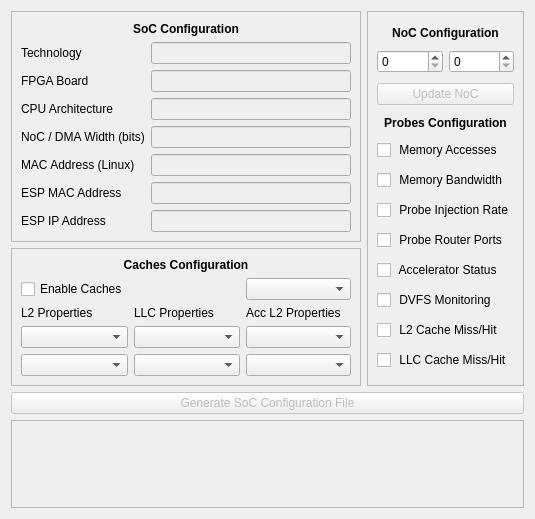
    <widget class="QWidget" name="tab_soc">
     <attribute name="title">
      <string>SoC Configuration</string>
     </attribute>
     <layout class="QGridLayout" name="gridLayout_4">
      <item row="1" column="1" rowspan="2">
       <widget class="QFrame" name="frame_cfg">
        <property name="sizePolicy">
         <sizepolicy hsizetype="Fixed" vsizetype="Minimum">
          <horstretch>0</horstretch>
          <verstretch>0</verstretch>
         </sizepolicy>
        </property>
        <property name="frameShape">
         <enum>QFrame::StyledPanel</enum>
        </property>
        <property name="frameShadow">
         <enum>QFrame::Raised</enum>
        </property>
        <layout class="QGridLayout" name="gridLayout_3">
         <item row="3" column="1" colspan="2">
          <widget class="QLabel" name="label_2">
           <property name="sizePolicy">
            <sizepolicy hsizetype="Minimum" vsizetype="Fixed">
             <horstretch>0</horstretch>
             <verstretch>0</verstretch>
            </sizepolicy>
           </property>
           <property name="minimumSize">
            <size>
             <width>0</width>
             <height>15</height>
            </size>
           </property>
           <property name="font">
            <font>
             <weight>75</weight>
             <bold>true</bold>
            </font>
           </property>
           <property name="text">
            <string>Probes Configuration</string>
           </property>
           <property name="alignment">
            <set>Qt::AlignCenter</set>
           </property>
          </widget>
         </item>
         <item row="1" column="2">
          <widget class="QSpinBox" name="spinBox_nocx"/>
         </item>
         <item row="2" column="1" colspan="2">
          <widget class="QPushButton" name="pushButton_noc">
           <property name="enabled">
            <bool>false</bool>
           </property>
           <property name="text">
            <string>Update NoC</string>
           </property>
          </widget>
         </item>
         <item row="1" column="1">
          <widget class="QSpinBox" name="spinBox_nocy"/>
         </item>
         <item row="5" column="1" colspan="2">
          <widget class="QCheckBox" name="checkBox_probe_mem_band">
           <property name="text">
            <string> Memory Bandwidth</string>
           </property>
          </widget>
         </item>
         <item row="7" column="1" colspan="2">
          <widget class="QCheckBox" name="checkBox_probe_noc_routers">
           <property name="enabled">
            <bool>true</bool>
           </property>
           <property name="text">
            <string> Probe Router Ports</string>
           </property>
          </widget>
         </item>
         <item row="4" column="1" colspan="2">
          <widget class="QCheckBox" name="checkBox_probe_mem">
           <property name="enabled">
            <bool>true</bool>
           </property>
           <property name="text">
            <string> Memory Accesses</string>
           </property>
          </widget>
         </item>
         <item row="0" column="1" colspan="2">
          <widget class="QLabel" name="label_mesh">
           <property name="sizePolicy">
            <sizepolicy hsizetype="Preferred" vsizetype="Fixed">
             <horstretch>0</horstretch>
             <verstretch>0</verstretch>
            </sizepolicy>
           </property>
           <property name="minimumSize">
            <size>
             <width>0</width>
             <height>15</height>
            </size>
           </property>
           <property name="font">
            <font>
             <weight>75</weight>
             <bold>true</bold>
            </font>
           </property>
           <property name="text">
            <string>NoC Configuration</string>
           </property>
           <property name="alignment">
            <set>Qt::AlignCenter</set>
           </property>
          </widget>
         </item>
         <item row="6" column="1" colspan="2">
          <widget class="QCheckBox" name="checkBox_probe_inject">
           <property name="enabled">
            <bool>true</bool>
           </property>
           <property name="text">
            <string> Probe Injection Rate</string>
           </property>
          </widget>
         </item>
         <item row="8" column="1" colspan="2">
          <widget class="QCheckBox" name="checkBox_probe_acc">
           <property name="text">
            <string> Accelerator Status</string>
           </property>
          </widget>
         </item>
         <item row="9" column="1" colspan="2">
          <widget class="QCheckBox" name="checkBox_probe_dvfs">
           <property name="enabled">
            <bool>true</bool>
           </property>
           <property name="text">
            <string> DVFS Monitoring</string>
           </property>
          </widget>
         </item>
         <item row="10" column="1" colspan="2">
          <widget class="QCheckBox" name="checkBox_probe_l2">
           <property name="text">
            <string> L2 Cache Miss/Hit</string>
           </property>
          </widget>
         </item>
         <item row="11" column="1" colspan="2">
          <widget class="QCheckBox" name="checkBox_proble_llc">
           <property name="text">
            <string> LLC Cache Miss/Hit</string>
           </property>
          </widget>
         </item>
        </layout>
       </widget>
      </item>
      <item row="1" column="0">
       <widget class="QFrame" name="frame_status_info">
        <property name="sizePolicy">
         <sizepolicy hsizetype="Minimum" vsizetype="Fixed">
          <horstretch>0</horstretch>
          <verstretch>0</verstretch>
         </sizepolicy>
        </property>
        <property name="frameShape">
         <enum>QFrame::StyledPanel</enum>
        </property>
        <property name="frameShadow">
         <enum>QFrame::Raised</enum>
        </property>
        <layout class="QGridLayout" name="gridLayout_2">
         <item row="13" column="0">
          <widget class="QLabel" name="label_mac">
           <property name="sizePolicy">
            <sizepolicy hsizetype="Fixed" vsizetype="Preferred">
             <horstretch>0</horstretch>
             <verstretch>0</verstretch>
            </sizepolicy>
           </property>
           <property name="text">
            <string>MAC Address (Linux)</string>
           </property>
          </widget>
         </item>
         <item row="6" column="0">
          <widget class="QLabel" name="label_arch">
           <property name="sizePolicy">
            <sizepolicy hsizetype="Fixed" vsizetype="Preferred">
             <horstretch>0</horstretch>
             <verstretch>0</verstretch>
            </sizepolicy>
           </property>
           <property name="text">
            <string>CPU Architecture</string>
           </property>
          </widget>
         </item>
         <item row="17" column="0">
          <widget class="QLabel" name="label_9">
           <property name="text">
            <string>ESP IP Address</string>
           </property>
          </widget>
         </item>
         <item row="1" column="1">
          <widget class="QLineEdit" name="lineEdit_tech">
           <property name="enabled">
            <bool>false</bool>
           </property>
           <property name="sizePolicy">
            <sizepolicy hsizetype="Fixed" vsizetype="Fixed">
             <horstretch>0</horstretch>
             <verstretch>0</verstretch>
            </sizepolicy>
           </property>
           <property name="minimumSize">
            <size>
             <width>200</width>
             <height>0</height>
            </size>
           </property>
           <property name="palette">
            <palette>
             <active>
              <colorrole role="Text">
               <brush brushstyle="SolidPattern">
                <color alpha="255">
                 <red>0</red>
                 <green>0</green>
                 <blue>0</blue>
                </color>
               </brush>
              </colorrole>
             </active>
             <inactive>
              <colorrole role="Text">
               <brush brushstyle="SolidPattern">
                <color alpha="255">
                 <red>0</red>
                 <green>0</green>
                 <blue>0</blue>
                </color>
               </brush>
              </colorrole>
             </inactive>
             <disabled>
              <colorrole role="Text">
               <brush brushstyle="SolidPattern">
                <color alpha="255">
                 <red>0</red>
                 <green>0</green>
                 <blue>0</blue>
                </color>
               </brush>
              </colorrole>
             </disabled>
            </palette>
           </property>
           <property name="font">
            <font>
             <weight>75</weight>
             <bold>true</bold>
            </font>
           </property>
           <property name="alignment">
            <set>Qt::AlignCenter</set>
           </property>
          </widget>
         </item>
         <item row="16" column="1">
          <widget class="QLineEdit" name="lineEdit_espmac">
           <property name="enabled">
            <bool>false</bool>
           </property>
           <property name="sizePolicy">
            <sizepolicy hsizetype="Fixed" vsizetype="Fixed">
             <horstretch>0</horstretch>
             <verstretch>0</verstretch>
            </sizepolicy>
           </property>
           <property name="minimumSize">
            <size>
             <width>200</width>
             <height>0</height>
            </size>
           </property>
           <property name="palette">
            <palette>
             <active>
              <colorrole role="Text">
               <brush brushstyle="SolidPattern">
                <color alpha="255">
                 <red>0</red>
                 <green>0</green>
                 <blue>0</blue>
                </color>
               </brush>
              </colorrole>
             </active>
             <inactive>
              <colorrole role="Text">
               <brush brushstyle="SolidPattern">
                <color alpha="255">
                 <red>0</red>
                 <green>0</green>
                 <blue>0</blue>
                </color>
               </brush>
              </colorrole>
             </inactive>
             <disabled>
              <colorrole role="Text">
               <brush brushstyle="SolidPattern">
                <color alpha="255">
                 <red>0</red>
                 <green>0</green>
                 <blue>0</blue>
                </color>
               </brush>
              </colorrole>
             </disabled>
            </palette>
           </property>
           <property name="font">
            <font>
             <weight>75</weight>
             <bold>true</bold>
            </font>
           </property>
           <property name="alignment">
            <set>Qt::AlignCenter</set>
           </property>
          </widget>
         </item>
         <item row="17" column="1">
          <widget class="QLineEdit" name="lineEdit_espip">
           <property name="enabled">
            <bool>false</bool>
           </property>
           <property name="sizePolicy">
            <sizepolicy hsizetype="Fixed" vsizetype="Fixed">
             <horstretch>0</horstretch>
             <verstretch>0</verstretch>
            </sizepolicy>
           </property>
           <property name="minimumSize">
            <size>
             <width>200</width>
             <height>0</height>
            </size>
           </property>
           <property name="palette">
            <palette>
             <active>
              <colorrole role="Text">
               <brush brushstyle="SolidPattern">
                <color alpha="255">
                 <red>0</red>
                 <green>0</green>
                 <blue>0</blue>
                </color>
               </brush>
              </colorrole>
             </active>
             <inactive>
              <colorrole role="Text">
               <brush brushstyle="SolidPattern">
                <color alpha="255">
                 <red>0</red>
                 <green>0</green>
                 <blue>0</blue>
                </color>
               </brush>
              </colorrole>
             </inactive>
             <disabled>
              <colorrole role="Text">
               <brush brushstyle="SolidPattern">
                <color alpha="255">
                 <red>0</red>
                 <green>0</green>
                 <blue>0</blue>
                </color>
               </brush>
              </colorrole>
             </disabled>
            </palette>
           </property>
           <property name="font">
            <font>
             <weight>75</weight>
             <bold>true</bold>
            </font>
           </property>
           <property name="alignment">
            <set>Qt::AlignCenter</set>
           </property>
          </widget>
         </item>
         <item row="1" column="0">
          <widget class="QLabel" name="label_tech">
           <property name="sizePolicy">
            <sizepolicy hsizetype="Fixed" vsizetype="Preferred">
             <horstretch>0</horstretch>
             <verstretch>0</verstretch>
            </sizepolicy>
           </property>
           <property name="text">
            <string>Technology</string>
           </property>
          </widget>
         </item>
         <item row="8" column="1">
          <widget class="QLineEdit" name="lineEdit_nocw">
           <property name="enabled">
            <bool>false</bool>
           </property>
           <property name="sizePolicy">
            <sizepolicy hsizetype="Fixed" vsizetype="Fixed">
             <horstretch>0</horstretch>
             <verstretch>0</verstretch>
            </sizepolicy>
           </property>
           <property name="minimumSize">
            <size>
             <width>200</width>
             <height>0</height>
            </size>
           </property>
           <property name="palette">
            <palette>
             <active>
              <colorrole role="Text">
               <brush brushstyle="SolidPattern">
                <color alpha="255">
                 <red>0</red>
                 <green>0</green>
                 <blue>0</blue>
                </color>
               </brush>
              </colorrole>
             </active>
             <inactive>
              <colorrole role="Text">
               <brush brushstyle="SolidPattern">
                <color alpha="255">
                 <red>0</red>
                 <green>0</green>
                 <blue>0</blue>
                </color>
               </brush>
              </colorrole>
             </inactive>
             <disabled>
              <colorrole role="Text">
               <brush brushstyle="SolidPattern">
                <color alpha="255">
                 <red>0</red>
                 <green>0</green>
                 <blue>0</blue>
                </color>
               </brush>
              </colorrole>
             </disabled>
            </palette>
           </property>
           <property name="font">
            <font>
             <weight>75</weight>
             <bold>true</bold>
            </font>
           </property>
           <property name="alignment">
            <set>Qt::AlignCenter</set>
           </property>
          </widget>
         </item>
         <item row="4" column="1">
          <widget class="QLineEdit" name="lineEdit_board">
           <property name="enabled">
            <bool>false</bool>
           </property>
           <property name="sizePolicy">
            <sizepolicy hsizetype="Fixed" vsizetype="Fixed">
             <horstretch>0</horstretch>
             <verstretch>0</verstretch>
            </sizepolicy>
           </property>
           <property name="minimumSize">
            <size>
             <width>200</width>
             <height>0</height>
            </size>
           </property>
           <property name="palette">
            <palette>
             <active>
              <colorrole role="Text">
               <brush brushstyle="SolidPattern">
                <color alpha="255">
                 <red>0</red>
                 <green>0</green>
                 <blue>0</blue>
                </color>
               </brush>
              </colorrole>
             </active>
             <inactive>
              <colorrole role="Text">
               <brush brushstyle="SolidPattern">
                <color alpha="255">
                 <red>0</red>
                 <green>0</green>
                 <blue>0</blue>
                </color>
               </brush>
              </colorrole>
             </inactive>
             <disabled>
              <colorrole role="Text">
               <brush brushstyle="SolidPattern">
                <color alpha="255">
                 <red>0</red>
                 <green>0</green>
                 <blue>0</blue>
                </color>
               </brush>
              </colorrole>
             </disabled>
            </palette>
           </property>
           <property name="font">
            <font>
             <weight>75</weight>
             <bold>true</bold>
            </font>
           </property>
           <property name="alignment">
            <set>Qt::AlignCenter</set>
           </property>
          </widget>
         </item>
         <item row="16" column="0">
          <widget class="QLabel" name="label_grlib_dbgmac">
           <property name="sizePolicy">
            <sizepolicy hsizetype="Fixed" vsizetype="Preferred">
             <horstretch>0</horstretch>
             <verstretch>0</verstretch>
            </sizepolicy>
           </property>
           <property name="text">
            <string>ESP MAC Address</string>
           </property>
          </widget>
         </item>
         <item row="4" column="0">
          <widget class="QLabel" name="label_board">
           <property name="sizePolicy">
            <sizepolicy hsizetype="Fixed" vsizetype="Preferred">
             <horstretch>0</horstretch>
             <verstretch>0</verstretch>
            </sizepolicy>
           </property>
           <property name="text">
            <string>FPGA Board</string>
           </property>
          </widget>
         </item>
         <item row="8" column="0">
          <widget class="QLabel" name="label_nocw">
           <property name="sizePolicy">
            <sizepolicy hsizetype="Fixed" vsizetype="Preferred">
             <horstretch>0</horstretch>
             <verstretch>0</verstretch>
            </sizepolicy>
           </property>
           <property name="text">
            <string>NoC / DMA Width (bits)</string>
           </property>
          </widget>
         </item>
         <item row="13" column="1">
          <widget class="QLineEdit" name="lineEdit_mac">
           <property name="enabled">
            <bool>false</bool>
           </property>
           <property name="sizePolicy">
            <sizepolicy hsizetype="Fixed" vsizetype="Fixed">
             <horstretch>0</horstretch>
             <verstretch>0</verstretch>
            </sizepolicy>
           </property>
           <property name="minimumSize">
            <size>
             <width>200</width>
             <height>0</height>
            </size>
           </property>
           <property name="palette">
            <palette>
             <active>
              <colorrole role="Text">
               <brush brushstyle="SolidPattern">
                <color alpha="255">
                 <red>0</red>
                 <green>0</green>
                 <blue>0</blue>
                </color>
               </brush>
              </colorrole>
             </active>
             <inactive>
              <colorrole role="Text">
               <brush brushstyle="SolidPattern">
                <color alpha="255">
                 <red>0</red>
                 <green>0</green>
                 <blue>0</blue>
                </color>
               </brush>
              </colorrole>
             </inactive>
             <disabled>
              <colorrole role="Text">
               <brush brushstyle="SolidPattern">
                <color alpha="255">
                 <red>0</red>
                 <green>0</green>
                 <blue>0</blue>
                </color>
               </brush>
              </colorrole>
             </disabled>
            </palette>
           </property>
           <property name="font">
            <font>
             <weight>75</weight>
             <bold>true</bold>
            </font>
           </property>
           <property name="alignment">
            <set>Qt::AlignCenter</set>
           </property>
          </widget>
         </item>
         <item row="6" column="1">
          <widget class="QLineEdit" name="lineEdit_arch">
           <property name="enabled">
            <bool>false</bool>
           </property>
           <property name="sizePolicy">
            <sizepolicy hsizetype="Fixed" vsizetype="Fixed">
             <horstretch>0</horstretch>
             <verstretch>0</verstretch>
            </sizepolicy>
           </property>
           <property name="minimumSize">
            <size>
             <width>200</width>
             <height>0</height>
            </size>
           </property>
           <property name="palette">
            <palette>
             <active>
              <colorrole role="Text">
               <brush brushstyle="SolidPattern">
                <color alpha="255">
                 <red>0</red>
                 <green>0</green>
                 <blue>0</blue>
                </color>
               </brush>
              </colorrole>
             </active>
             <inactive>
              <colorrole role="Text">
               <brush brushstyle="SolidPattern">
                <color alpha="255">
                 <red>0</red>
                 <green>0</green>
                 <blue>0</blue>
                </color>
               </brush>
              </colorrole>
             </inactive>
             <disabled>
              <colorrole role="Text">
               <brush brushstyle="SolidPattern">
                <color alpha="255">
                 <red>0</red>
                 <green>0</green>
                 <blue>0</blue>
                </color>
               </brush>
              </colorrole>
             </disabled>
            </palette>
           </property>
           <property name="font">
            <font>
             <weight>75</weight>
             <bold>true</bold>
            </font>
           </property>
           <property name="alignment">
            <set>Qt::AlignCenter</set>
           </property>
          </widget>
         </item>
         <item row="0" column="0" colspan="2">
          <widget class="QLabel" name="label_3">
           <property name="sizePolicy">
            <sizepolicy hsizetype="Preferred" vsizetype="Fixed">
             <horstretch>0</horstretch>
             <verstretch>0</verstretch>
            </sizepolicy>
           </property>
           <property name="minimumSize">
            <size>
             <width>0</width>
             <height>15</height>
            </size>
           </property>
           <property name="font">
            <font>
             <weight>75</weight>
             <bold>true</bold>
            </font>
           </property>
           <property name="text">
            <string>SoC Configuration</string>
           </property>
           <property name="alignment">
            <set>Qt::AlignCenter</set>
           </property>
          </widget>
         </item>
        </layout>
       </widget>
      </item>
      <item row="4" column="0" colspan="2">
       <widget class="QFrame" name="frame_soc">
        <property name="sizePolicy">
         <sizepolicy hsizetype="MinimumExpanding" vsizetype="MinimumExpanding">
          <horstretch>0</horstretch>
          <verstretch>0</verstretch>
         </sizepolicy>
        </property>
        <property name="minimumSize">
         <size>
          <width>0</width>
          <height>0</height>
         </size>
        </property>
        <property name="frameShape">
         <enum>QFrame::StyledPanel</enum>
        </property>
        <property name="frameShadow">
         <enum>QFrame::Raised</enum>
        </property>
        <layout class="QVBoxLayout" name="verticalLayout_2">
         <item>
          <widget class="QScrollArea" name="scroll_noc">
           <property name="sizePolicy">
            <sizepolicy hsizetype="MinimumExpanding" vsizetype="MinimumExpanding">
             <horstretch>0</horstretch>
             <verstretch>0</verstretch>
            </sizepolicy>
           </property>
           <property name="minimumSize">
            <size>
             <width>0</width>
             <height>0</height>
            </size>
           </property>
           <property name="frameShape">
            <enum>QFrame::NoFrame</enum>
           </property>
           <property name="verticalScrollBarPolicy">
            <enum>Qt::ScrollBarAlwaysOff</enum>
           </property>
           <property name="horizontalScrollBarPolicy">
            <enum>Qt::ScrollBarAlwaysOff</enum>
           </property>
           <property name="widgetResizable">
            <bool>true</bool>
           </property>
           <property name="alignment">
            <set>Qt::AlignHCenter|Qt::AlignTop</set>
           </property>
           <widget class="QWidget" name="widget_noc">
            <property name="geometry">
             <rect>
              <x>0</x>
              <y>0</y>
              <width>603</width>
              <height>375</height>
             </rect>
            </property>
            <property name="sizePolicy">
             <sizepolicy hsizetype="MinimumExpanding" vsizetype="MinimumExpanding">
              <horstretch>0</horstretch>
              <verstretch>0</verstretch>
             </sizepolicy>
            </property>
            <layout class="QGridLayout" name="layout_widget_noc">
             <property name="leftMargin">
              <number>0</number>
             </property>
             <property name="topMargin">
              <number>0</number>
             </property>
             <property name="rightMargin">
              <number>0</number>
             </property>
             <property name="bottomMargin">
              <number>0</number>
             </property>
             <property name="spacing">
              <number>0</number>
             </property>
             <item row="0" column="0" alignment="Qt::AlignTop">
              <widget class="QFrame" name="frame_noc">
               <property name="sizePolicy">
                <sizepolicy hsizetype="MinimumExpanding" vsizetype="MinimumExpanding">
                 <horstretch>0</horstretch>
                 <verstretch>0</verstretch>
                </sizepolicy>
               </property>
               <property name="frameShape">
                <enum>QFrame::NoFrame</enum>
               </property>
               <property name="frameShadow">
                <enum>QFrame::Raised</enum>
               </property>
               <layout class="QGridLayout" name="layout_noc">
                <property name="leftMargin">
                 <number>0</number>
                </property>
                <property name="topMargin">
                 <number>0</number>
                </property>
                <property name="rightMargin">
                 <number>0</number>
                </property>
                <property name="bottomMargin">
                 <number>0</number>
                </property>
               </layout>
              </widget>
             </item>
             <item row="2" column="0">
              <widget class="QSplitter" name="splitter_2">
               <property name="sizePolicy">
                <sizepolicy hsizetype="Maximum" vsizetype="Expanding">
                 <horstretch>0</horstretch>
                 <verstretch>0</verstretch>
                </sizepolicy>
               </property>
               <property name="orientation">
                <enum>Qt::Vertical</enum>
               </property>
              </widget>
             </item>
            </layout>
           </widget>
          </widget>
         </item>
        </layout>
       </widget>
      </item>
      <item row="3" column="0" colspan="2">
       <widget class="QPushButton" name="pushButton_gen">
        <property name="enabled">
         <bool>false</bool>
        </property>
        <property name="text">
         <string>Generate SoC Configuration File</string>
        </property>
       </widget>
      </item>
      <item row="2" column="0">
       <widget class="QFrame" name="frame_caches">
        <property name="enabled">
         <bool>true</bool>
        </property>
        <property name="sizePolicy">
         <sizepolicy hsizetype="Minimum" vsizetype="Minimum">
          <horstretch>0</horstretch>
          <verstretch>0</verstretch>
         </sizepolicy>
        </property>
        <property name="frameShape">
         <enum>QFrame::StyledPanel</enum>
        </property>
        <property name="frameShadow">
         <enum>QFrame::Raised</enum>
        </property>
        <layout class="QGridLayout" name="gridLayout">
         <item row="7" column="1">
          <widget class="QComboBox" name="combo_llc_ways"/>
         </item>
         <item row="0" column="0" colspan="3">
          <widget class="QLabel" name="label_10">
           <property name="sizePolicy">
            <sizepolicy hsizetype="Preferred" vsizetype="Fixed">
             <horstretch>0</horstretch>
             <verstretch>0</verstretch>
            </sizepolicy>
           </property>
           <property name="minimumSize">
            <size>
             <width>0</width>
             <height>10</height>
            </size>
           </property>
           <property name="font">
            <font>
             <weight>75</weight>
             <bold>true</bold>
            </font>
           </property>
           <property name="text">
            <string>Caches Configuration</string>
           </property>
           <property name="alignment">
            <set>Qt::AlignCenter</set>
           </property>
          </widget>
         </item>
         <item row="7" column="0">
          <widget class="QComboBox" name="combo_l2_ways"/>
         </item>
         <item row="2" column="0">
          <widget class="QCheckBox" name="checkBox_caches">
           <property name="minimumSize">
            <size>
             <width>0</width>
             <height>10</height>
            </size>
           </property>
           <property name="text">
            <string>Enable Caches</string>
           </property>
           <property name="iconSize">
            <size>
             <width>10</width>
             <height>10</height>
            </size>
           </property>
          </widget>
         </item>
         <item row="7" column="2">
          <widget class="QComboBox" name="combo_al2_ways"/>
         </item>
         <item row="8" column="2">
          <widget class="QComboBox" name="combo_al2_sets"/>
         </item>
         <item row="8" column="0">
          <widget class="QComboBox" name="combo_l2_sets"/>
         </item>
         <item row="2" column="2">
          <widget class="QComboBox" name="combo_implem"/>
         </item>
         <item row="8" column="1">
          <widget class="QComboBox" name="combo_llc_sets"/>
         </item>
         <item row="6" column="1">
          <widget class="QLabel" name="label_11">
           <property name="enabled">
            <bool>true</bool>
           </property>
           <property name="sizePolicy">
            <sizepolicy hsizetype="Preferred" vsizetype="Minimum">
             <horstretch>0</horstretch>
             <verstretch>0</verstretch>
            </sizepolicy>
           </property>
           <property name="minimumSize">
            <size>
             <width>0</width>
             <height>10</height>
            </size>
           </property>
           <property name="text">
            <string>LLC Properties</string>
           </property>
           <property name="textFormat">
            <enum>Qt::AutoText</enum>
           </property>
           <property name="scaledContents">
            <bool>false</bool>
           </property>
           <property name="margin">
            <number>0</number>
           </property>
          </widget>
         </item>
         <item row="6" column="2">
          <widget class="QLabel" name="label_12">
           <property name="enabled">
            <bool>true</bool>
           </property>
           <property name="sizePolicy">
            <sizepolicy hsizetype="Preferred" vsizetype="Minimum">
             <horstretch>0</horstretch>
             <verstretch>0</verstretch>
            </sizepolicy>
           </property>
           <property name="minimumSize">
            <size>
             <width>0</width>
             <height>10</height>
            </size>
           </property>
           <property name="text">
            <string>Acc L2 Properties</string>
           </property>
           <property name="textFormat">
            <enum>Qt::AutoText</enum>
           </property>
           <property name="scaledContents">
            <bool>false</bool>
           </property>
           <property name="margin">
            <number>0</number>
           </property>
          </widget>
         </item>
         <item row="6" column="0">
          <widget class="QLabel" name="label">
           <property name="enabled">
            <bool>true</bool>
           </property>
           <property name="sizePolicy">
            <sizepolicy hsizetype="Preferred" vsizetype="Minimum">
             <horstretch>0</horstretch>
             <verstretch>0</verstretch>
            </sizepolicy>
           </property>
           <property name="minimumSize">
            <size>
             <width>0</width>
             <height>5</height>
            </size>
           </property>
           <property name="text">
            <string>L2 Properties</string>
           </property>
           <property name="textFormat">
            <enum>Qt::AutoText</enum>
           </property>
           <property name="scaledContents">
            <bool>false</bool>
           </property>
           <property name="margin">
            <number>0</number>
           </property>
          </widget>
         </item>
        </layout>
       </widget>
      </item>
     </layout>
    </widget>
